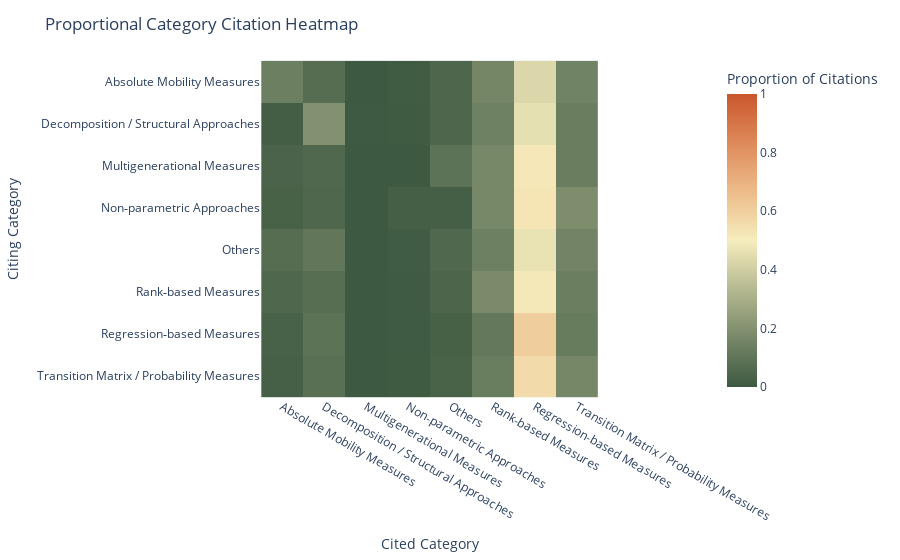

Source (notebook cell):
### Code cell
import pandas as pd
import plotly.express as px

# Create a pivot table for the heatmap (citing_cluster as rows, cited_cluster as columns)
heatmap_data = cat_citations.pivot_table(
    index='citing_cat', columns='cited_cat', values='citation_count', aggfunc='sum', fill_value=0
)

# Normalize each row to sum to 1 (convert to proportions)
heatmap_data = heatmap_data.div(heatmap_data.sum(axis=1), axis=0)

# Plot heatmap with proportional values
fig = px.imshow(
    heatmap_data,
    labels=dict(x="Cited Category", y="Citing Category", color="Proportion of Citations"),
    x=heatmap_data.columns,
    y=heatmap_data.index,
    color_continuous_scale='Fall',
    zmin=0, zmax=1  # Ensure values stay within [0,1] for proportion scaling
)

# Update layout for better readability
fig.update_layout(
    title="Proportional Category Citation Heatmap",
    xaxis_title="Cited Category",
    yaxis_title="Citing Category",
    coloraxis_colorbar=dict(title="Proportion of Citations")
)

# Show heatmap
fig.show()

### Figure 1 — Plotly figure (JSON) as saved in the notebook; plotly's stock layout.template omitted (floating-point values rounded to 4 significant figures)
{"data": [{"coloraxis": "coloraxis", "hovertemplate": "Cited Category: %{x}<br>Citing Category: %{y}<br>Proportion of Citations: %{z}<extra></extra>", "name": "0", "type": "heatmap", "x": ["Absolute Mobility Measures", "Decomposition / Structural Approaches", "Multigenerational Measures", "Non‐parametric Approaches", "Others", "Rank‐based Measures", "Regression‐based Measures", "Transition Matrix / Probability Measures"], "xaxis": "x", "y": ["Absolute Mobility Measures", "Decomposition / Structural Approaches", "Multigenerational Measures", "Non‐parametric Approaches", "Others", "Rank‐based Measures", "Regression‐based Measures", "Transition Matrix / Probability Measures"], "yaxis": "y", "z": [[0.1344, 0.07213, 0.0, 0.009836, 0.0459, 0.1607, 0.4295, 0.1475], [0.01881, 0.1975, 0.003135, 0.00627, 0.04702, 0.1411, 0.4577, 0.1285], [0.03704, 0.05556, 0.0, 0.0, 0.09259, 0.1667, 0.5185, 0.1296], [0.03093, 0.05155, 0.0, 0.02062, 0.02062, 0.1649, 0.5258, 0.1856], [0.07059, 0.1059, 0.0, 0.01176, 0.0549, 0.1373, 0.4667, 0.1529], [0.05169, 0.07487, 0.0, 0.00713, 0.04278, 0.1747, 0.5169, 0.1319], [0.03262, 0.09134, 0.0008699, 0.007395, 0.0274, 0.1127, 0.6068, 0.1209], [0.02542, 0.08192, 0.0, 0.00565, 0.0339, 0.1271, 0.5621, 0.1638]]}], "layout": {"coloraxis": {"cmax": 1, "cmin": 0, "colorbar": {"title": {"text": "Proportion of Citations"}}, "colorscale": [[0, "rgb(61, 89, 65)"], [0.1667, "rgb(119, 136, 104)"], [0.3333, "rgb(181, 185, 145)"], [0.5, "rgb(246, 237, 189)"], [0.6667, "rgb(237, 187, 138)"], [0.8333, "rgb(222, 138, 90)"], [1, "rgb(202, 86, 44)"]]}, "margin": {"t": 60}, "title": {"text": "Proportional Category Citation Heatmap"}, "xaxis": {"anchor": "y", "constrain": "domain", "domain": [0, 1], "scaleanchor": "y", "title": {"text": "Cited Category"}}, "yaxis": {"anchor": "x", "autorange": "reversed", "constrain": "domain", "domain": [0, 1], "title": {"text": "Citing Category"}}}}
